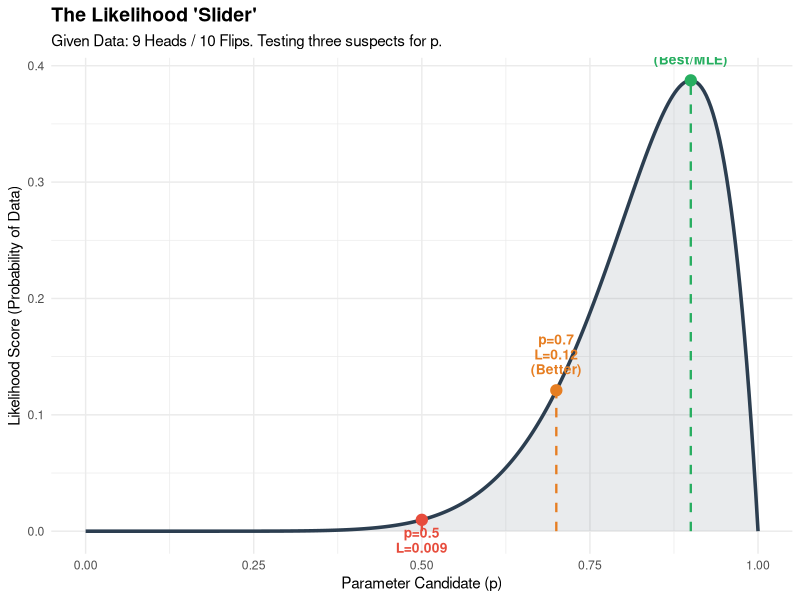

Write R code to recreate this figure.
## ---- chunk 1
#| label: setup
#| include: false
library(dplyr)
library(ggplot2)
## ---- chunk 2
#| label: fig-likelihood
#| fig-cap: "**The Likelihood Function:** We observed 9 Heads in 10 flips. The curve shows the Likelihood score for every possible value of $p$. Notice how the likelihood increases as we slide from $p=0.5$ (Low Score) to $p=0.7$ (Better Score) and finally peaks at $p=0.9$ (Best Score, the MLE)."
#| warning: false
#| message: false
#| echo: false

library(ggplot2)

# Data: 9 Heads in 10 Flips
n <- 10
k <- 9

# Create a sequence of possible p values (Suspects)
p_vals <- seq(0, 1, length.out = 300)

# Calculate Likelihood for each p
likelihood <- dbinom(k, size = n, prob = p_vals)

# Create Data Frame
df_lik <- data.frame(p = p_vals, L = likelihood)

# Specific points to highlight (The 3 Slider Stops)
points_to_show <- data.frame(
  p = c(0.5, 0.7, 0.9),
  label = c("p=0.5\nL=0.009\n(Low)", "p=0.7\nL=0.12\n(Better)", "p=0.9\nL=0.38\n(Best/MLE)"),
  color = c("#E74C3C", "#E67E22", "#27AE60"), # Red, Orange, Green
  vjust = c(1.2, -0.4, -0.4) # Adjust vertical position of labels
)
# Calculate exact height (L) for these points
points_to_show$L <- dbinom(k, size = n, prob = points_to_show$p)

ggplot(df_lik, aes(x = p, y = L)) +
  # Main curve
  geom_line(color = "#2C3E50", linewidth = 1.2) +
  geom_area(fill = "#2C3E50", alpha = 0.1) +
  
  # Vertical segments for the 3 points
  geom_segment(data = points_to_show, 
               aes(x = p, xend = p, y = 0, yend = L, color = color),
               linetype = "dashed", linewidth = 0.8) +
  
  # Points on the curve
  geom_point(data = points_to_show, aes(color = color), size = 3.5) +
  
  # Text Labels
  geom_text(data = points_to_show, 
            aes(label = label, color = color, vjust = vjust), 
            size = 3.5, fontface = "bold", lineheight = 0.9) +
  
  # Use the colors defined in the data frame
  scale_color_identity() +
  
  # Labels and Theme
  labs(title = "The Likelihood 'Slider'",
       subtitle = "Given Data: 9 Heads / 10 Flips. Testing three suspects for p.",
       x = "Parameter Candidate (p)",
       y = "Likelihood Score (Probability of Data)") +
  theme_minimal() +
  theme(plot.title = element_text(face = "bold", size = 14))

